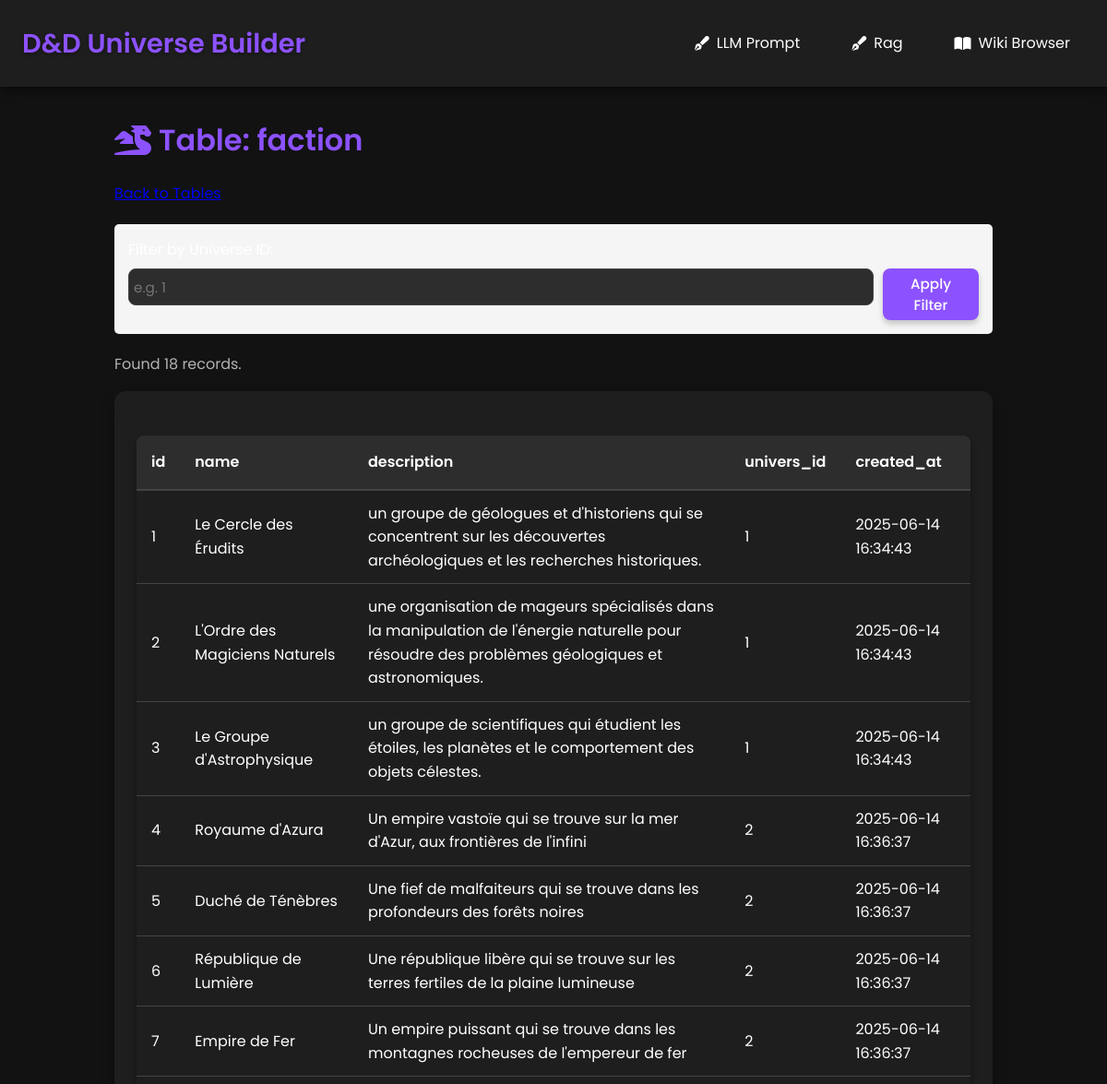
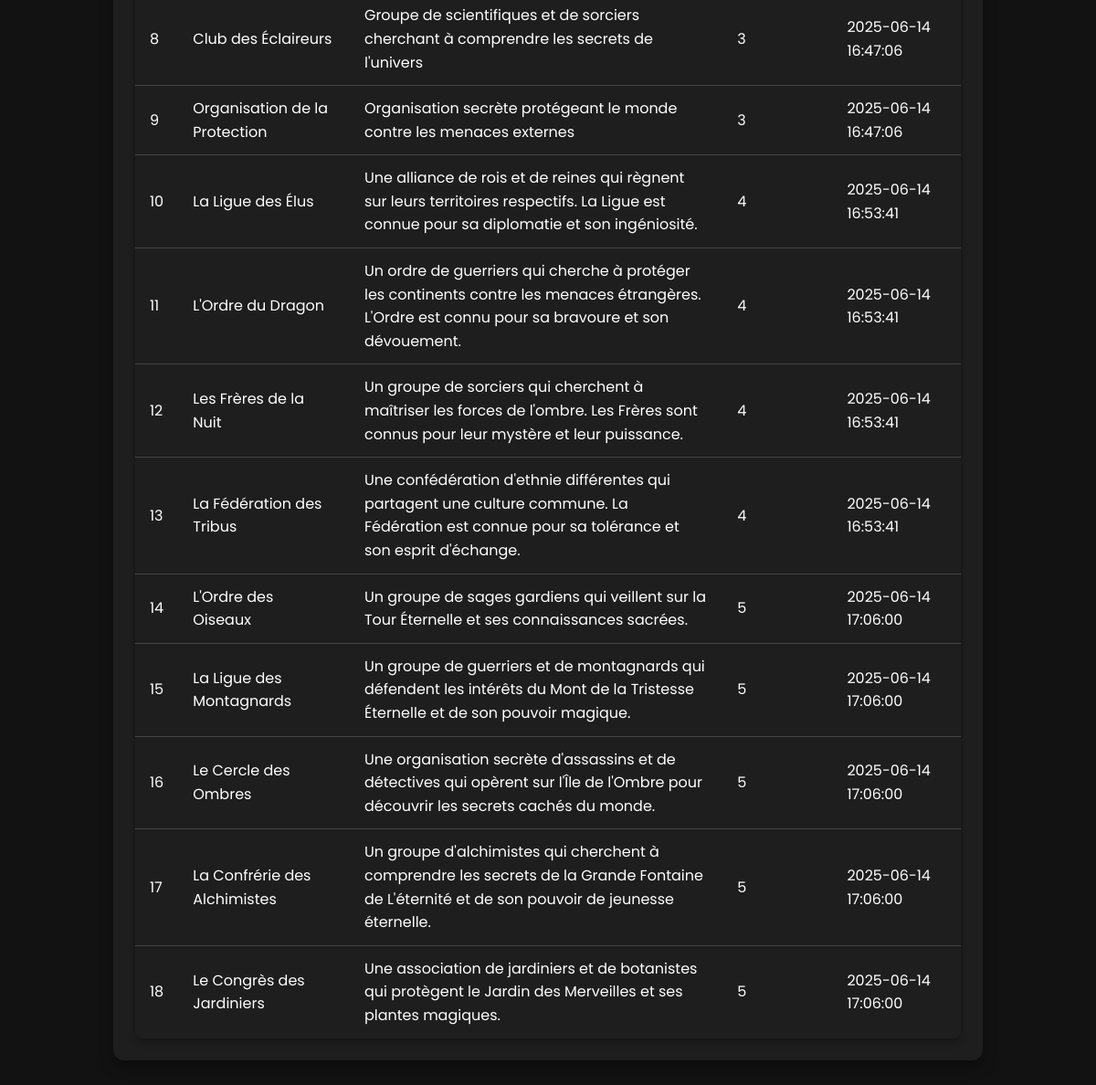
The page /wiki/faction on the database its author committed (2 pictures, top to bottom).
### tables this page shows
CREATE TABLE faction (id INTEGER PRIMARY KEY AUTOINCREMENT, name TEXT, description TEXT, univers_id INTEGER, created_at TIMESTAMP);

### app/app.py (the view)
@app.route('/wiki/<table>', methods=['GET'])
def wiki_table(table):
    try:
        conn = get_db_connection()
        filter_id = request.args.get("univers_id", "")
        if filter_id:
            if table.lower() == "univers":
                query = f"SELECT * FROM {table} WHERE id = ?"
                print(
                    f"Executing filtered query for univers: {query} with ID: {filter_id}"
                )
                cursor = conn.execute(query, (filter_id,))
            else:
                query = f"SELECT * FROM {table} WHERE univers_id = ?"
                print(f"Executing filtered query: {query} with univers_id: {filter_id}")
                cursor = conn.execute(query, (filter_id,))
        else:
            query = f"SELECT * FROM {table}"
            cursor = conn.execute(query)
        columns = [description[0] for description in cursor.description]
        rows = cursor.fetchall()
        conn.close()
        return render_template(
            "wiki_table.html",
            table=table,
            rows=rows,
            columns=columns,
            current_filter=filter_id,
        )
    except Exception as e:
        return render_template("wiki_table.html", table=table, error=str(e))

### app/app.py (called while the page is built)
def get_db_connection():
    conn = sqlite3.connect(get_db_path())
    conn.row_factory = sqlite3.Row
    return conn

### app/db_path.py (called while the page is built)
def get_db_path():
    db_name = os.environ.get('DB_PATH', 'database.db')
    project_root = "/project_root"
    db_path = os.path.join(project_root, db_name)
    print(f"Using database at: {db_path}")
    return db_path

### app/templates/wiki_table.html (shortened to what this page needs)
{% extends "base.html" %}
{% block content %}
    <h1>Table: {{ table }}</h1>
    <div style="margin: 20px 0;">
        <a href="{{ url_for('wiki_home') }}">Back to Tables</a>
    </div>
    <div style="margin: 20px 0; padding: 15px; background-color: #f5f5f5; border-radius: 5px;">
        <form method="get" action="{{ url_for('wiki_table', table=table) }}">
            {% if table|lower == 'univers' %}
                <label for="univers_id">Filter by Universe ID:</label>
            {% else %}
                <label for="univers_id">Filter by Universe ID:</label>
            {% endif %}
            <div style="display: flex; gap: 10px; margin-top: 8px;">
                <input type="text" id="univers_id" name="univers_id" value="{{ current_filter }}"
                       style="flex-grow: 1; padding: 5px;" placeholder="e.g. 1">
                <button type="submit" style="padding: 5px 15px;">Apply Filter</button>
            </div>
        </form>
    </div>
    {% if rows and rows|length > 0 %}
        <p>Found {{ rows|length }} records.</p>
        <table>
            <thead>
                <tr>
                    {% for column in columns %}
                        <th>{{ column }}</th>
                    {% endfor %}
                </tr>
            </thead>
            <tbody>
                {% for row in rows %}
                    <tr>
                        {% for column in columns %}
                            <td>{{ row[column] }}</td>
                        {% endfor %}
                    </tr>
                {% endfor %}
            </tbody>
        </table>
    {% endif %}
{% endblock %}

### app/templates/base.html (style rules this page uses)
:root { --bg-primary: #121212; --bg-secondary: #1e1e1e; --bg-tertiary: #2d2d2d; --text-primary: #ffffff; --text-secondary: #b3b3b3; --accent: #8c52ff; --accent-hover: #9d6fff; --border: #444444; }
* { box-sizing: border-box; margin: 0; padding: 0; transition: all 0.2s ease; }
body { font-family: 'Poppins', Arial, sans-serif; background-color: var(--bg-primary); color: var(--text-primary); line-height: 1.6; min-height: 100vh; padding: 0; }
h1, h2, h3, h4 { margin-bottom: 1rem; font-weight: 600; }
h1 { font-size: 2rem; color: var(--accent); }
p { margin-bottom: 1rem; color: var(--text-secondary); }
table { width: 100%; border-collapse: separate; border-spacing: 0; margin-top: 1.5rem; overflow: hidden; border-radius: 8px; box-shadow: 0 4px 8px rgba(0, 0, 0, 0.3); }
th { background-color: var(--bg-tertiary); padding: 1rem; text-align: left; font-weight: 600; border-bottom: 2px solid var(--border); }
td { padding: 0.75rem 1rem; text-align: left; background-color: var(--bg-secondary); border-bottom: 1px solid var(--border); }
tr:last-child td { border-bottom: none; }
input[type="text"] { background-color: var(--bg-tertiary); color: var(--text-primary); border: 1px solid var(--border); padding: 0.75rem 1rem; border-radius: 8px; font-family: 'Poppins', Arial, sans-serif; width: 100%; font-size: 0.95rem; margin-bottom: 1rem; }
button, input[type="submit"] { background-color: var(--accent); color: white; border: none; padding: 0.75rem 1.5rem; border-radius: 8px; font-family: 'Poppins', Arial, sans-serif; font-weight: 500; cursor: pointer; box-shadow: 0 4px 6px rgba(0, 0, 0, 0.2); font-size: 0.95rem; }
.section-title { display: flex; align-items: center; gap: 0.5rem; margin-bottom: 1rem; }

### rows shown on the page
faction: id "1" "Le Cercle des Érudits" "un groupe de géologues et d'historiens qui se concentrent sur les découvertes archéologiques et les recherches historiques." "1" "2025-06-14 16:34:43"
faction: id "2" "L'Ordre des Magiciens Naturels" "une organisation de mageurs spécialisés dans la manipulation de l'énergie naturelle pour résoudre des problèmes géologiques et astronomiques." "1" "2025-06-14 16:34:43"
faction: id "3" "Le Groupe d'Astrophysique" "un groupe de scientifiques qui étudient les étoiles, les planètes et le comportement des objets célestes." "1" "2025-06-14 16:34:43"
faction: id "4" "Royaume d'Azura" "Un empire vastoïe qui se trouve sur la mer d'Azur, aux frontières de l'infini" "2" "2025-06-14 16:36:37"
faction: id "5" "Duché de Ténèbres" "Une fief de malfaiteurs qui se trouve dans les profondeurs des forêts noires" "2" "2025-06-14 16:36:37"
faction: id "6" "République de Lumière" "Une république libère qui se trouve sur les terres fertiles de la plaine lumineuse" "2" "2025-06-14 16:36:37"
faction: id "7" "Empire de Fer" "Un empire puissant qui se trouve dans les montagnes rocheuses de l'empereur de fer" "2" "2025-06-14 16:36:37"
faction: id "8" "Club des Éclaireurs" "Groupe de scientifiques et de sorciers cherchant à comprendre les secrets de l'univers" "3" "2025-06-14 16:47:06"
faction: id "9" "Organisation de la Protection" "Organisation secrète protégeant le monde contre les menaces externes" "3" "2025-06-14 16:47:06"
faction: id "10" "La Ligue des Élus" "Une alliance de rois et de reines qui règnent sur leurs territoires respectifs. La Ligue est connue pour sa diplomatie et son ingéniosité." "4" "2025-06-14 16:53:41"
faction: id "11" "L'Ordre du Dragon" "Un ordre de guerriers qui cherche à protéger les continents contre les menaces étrangères. L'Ordre est connu pour sa bravoure et son dévouement." "4" "2025-06-14 16:53:41"
faction: id "12" "Les Frères de la Nuit" "Un groupe de sorciers qui cherchent à maîtriser les forces de l'ombre. Les Frères sont connus pour leur mystère et leur puissance." "4" "2025-06-14 16:53:41"
faction: id "13" "La Fédération des Tribus" "Une confédération d'ethnie différentes qui partagent une culture commune. La Fédération est connue pour sa tolérance et son esprit d'échange." "4" "2025-06-14 16:53:41"
faction: id "14" "L'Ordre des Oiseaux" "Un groupe de sages gardiens qui veillent sur la Tour Éternelle et ses connaissances sacrées." "5" "2025-06-14 17:06:00"
faction: id "15" "La Ligue des Montagnards" "Un groupe de guerriers et de montagnards qui défendent les intérêts du Mont de la Tristesse Éternelle et de son pouvoir magique." "5" "2025-06-14 17:06:00"
faction: id "16" "Le Cercle des Ombres" "Une organisation secrète d'assassins et de détectives qui opèrent sur l'Île de l'Ombre pour découvrir les secrets cachés du monde." "5" "2025-06-14 17:06:00"
faction: id "17" "La Confrérie des Alchimistes" "Un groupe d'alchimistes qui cherchent à comprendre les secrets de la Grande Fontaine de L'éternité et de son pouvoir de jeunesse éternelle." "5" "2025-06-14 17:06:00"
faction: id "18" "Le Congrès des Jardiniers" "Une association de jardiniers et de botanistes qui protègent le Jardin des Merveilles et ses plantes magiques." "5" "2025-06-14 17:06:00"

### other values the page prints
{{ table }} "faction"
{{ rows|length }} "18"
{{ column }} "id" "name" "description" "univers_id" "created_at"
